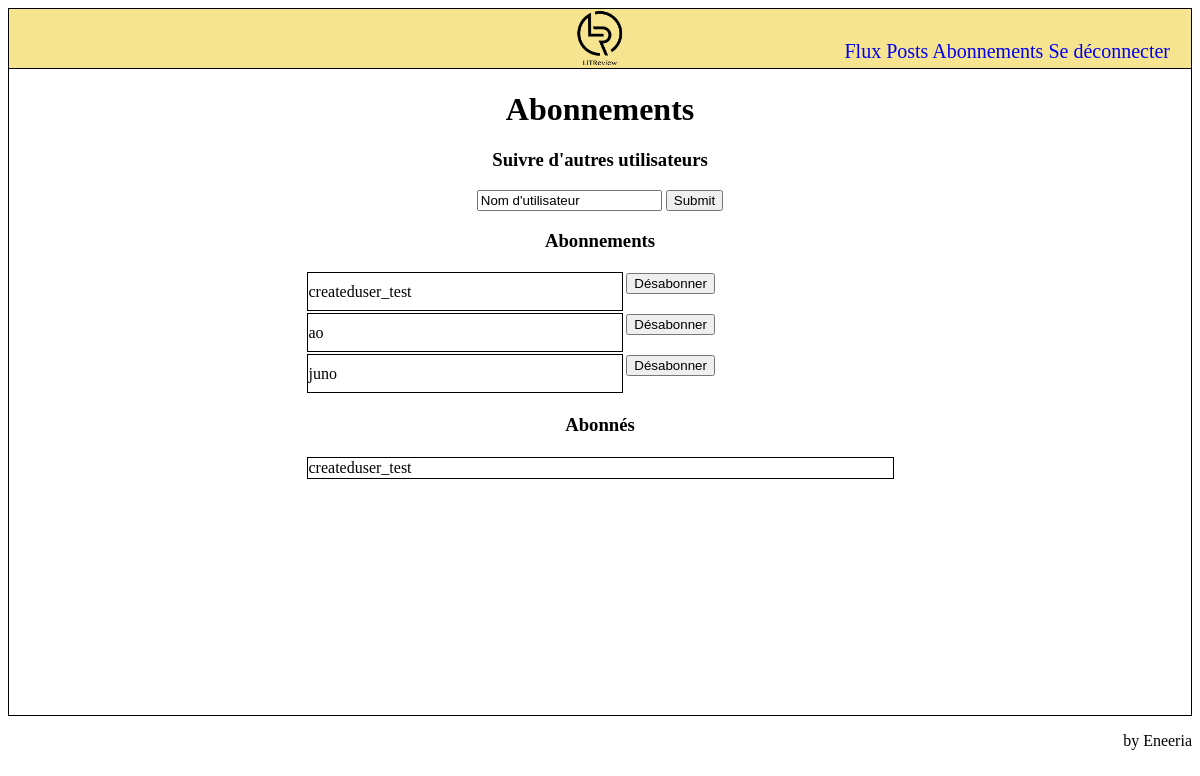
/subscriptions/ (signed in), run on the app's committed database.
### reviews_webapp/models.py (models this page shows)
class UserFollows(models.Model):
    user = models.ForeignKey(
        to=settings.AUTH_USER_MODEL,
        on_delete=models.CASCADE,
        related_name='following')
    followed_user = models.ForeignKey(
        to=settings.AUTH_USER_MODEL,
        on_delete=models.CASCADE, related_name='followed_by')
    class Meta:
        unique_together = ('user', 'followed_user', )

### authentication/models.py (models this page shows)
class User(AbstractUser):
    pass

### reviews_webapp/views.py (the view, shortened to what this page needs)
# urls.py: path('subscriptions/', reviews_webapp.views.SubscriptionPageView.as_view(), name='subscriptions'),
class SubscriptionPageView(LoginRequiredMixin, View):
    template_name = "reviews_webapp/subscriptions.html"
    sub_form = SubscriptionForm()
    subscriptions = [relationship_object for relationship_object in UserFollows.objects.filter(user=User.objects.get(pk=1))]
    followers = [relationship_object.user for relationship_object in UserFollows.objects.filter(followed_user=User.objects.get(pk=1))]
    def get(self, request):
        context = {
            "form": self.sub_form,
            "subscriptions": self.subscriptions,
            "subscribers": self.followers,
        }
        return render(request, self.template_name, context)

### reviews_webapp/forms.py (shortened to what this page needs)
class SubscriptionForm(forms.Form):
    username = forms.CharField(max_length=30, initial='Nom d\'utilisateur', required=False)

### reviews_webapp/templates/reviews_webapp/subscriptions.html (shortened to what this page needs)
{% extends 'base.html' %}
{% block content %}
<h1>Abonnements</h1>
<h3>Suivre d'autres utilisateurs</h3>
<p>
    <form method="post">
        {{ form.username }}
        <input type="submit"/>
    </form>
</p>
<h3>Abonnements</h3>
<table style="width: 100%;">
    {% for relationship in subscriptions %}
        <tr>
        <td style="border: 1px solid black">{{ relationship.followed_user.username }}</td>
        <td>
            <form action="{% url 'subscriptions' %}" method="post">
                <button value="{{ relationship.id }}" name="unsubscribe_id" method="post">Désabonner</button>
            </form>
        </td>
    </tr>
    {% endfor %}
</table>
<h3>Abonnés</h3>
<table style="width: 100%;">
    {% for user in subscribers %}
    <tr>
        <td style="border: 1px solid black">{{ user }}</td>
    </tr>
    {% endfor %}
</table>
{% endblock content %}

### data on the page
UserFollows: followed_user.username "createduser_test", {{ relationship.id }} 1 (drawn)
UserFollows: followed_user.username "ao", {{ relationship.id }} 5 (drawn)
UserFollows: followed_user.username "juno", {{ relationship.id }} 4 (drawn)
User: username "createduser_test"
